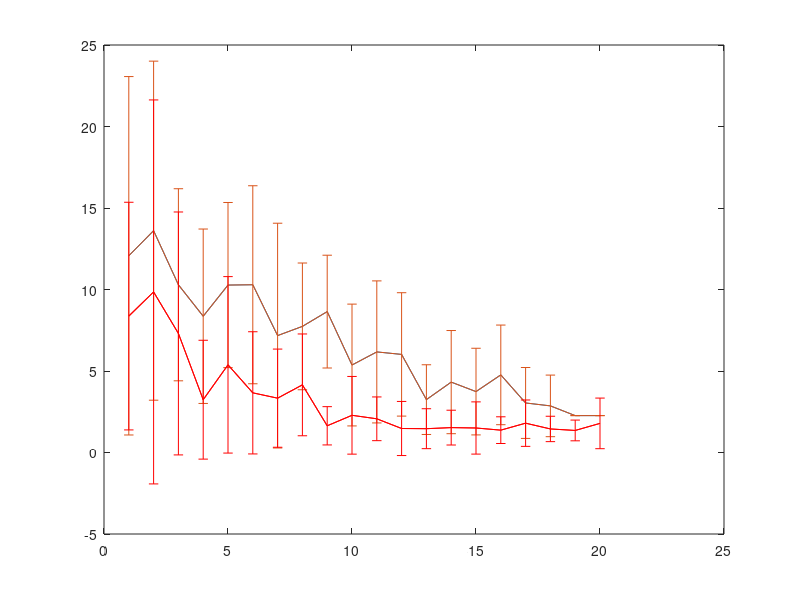

The MATLAB source for this figure:
nb_sampling_phase = 20

A = load('results_stomp.mat');
result1 = A.results;

plot(mean(result1(:,:,3)))
hold on
errorbar(1:nb_sampling_phase,mean(result1(:,:,3)),std(result1(:,:,3)))

A = load('results_random.mat');
result2 = A.results;

hold on
plot(mean(result2(:,:,3)),'r')
errorbar(1:nb_sampling_phase,mean(result2(:,:,3)),std(result2(:,:,3)),'r')

